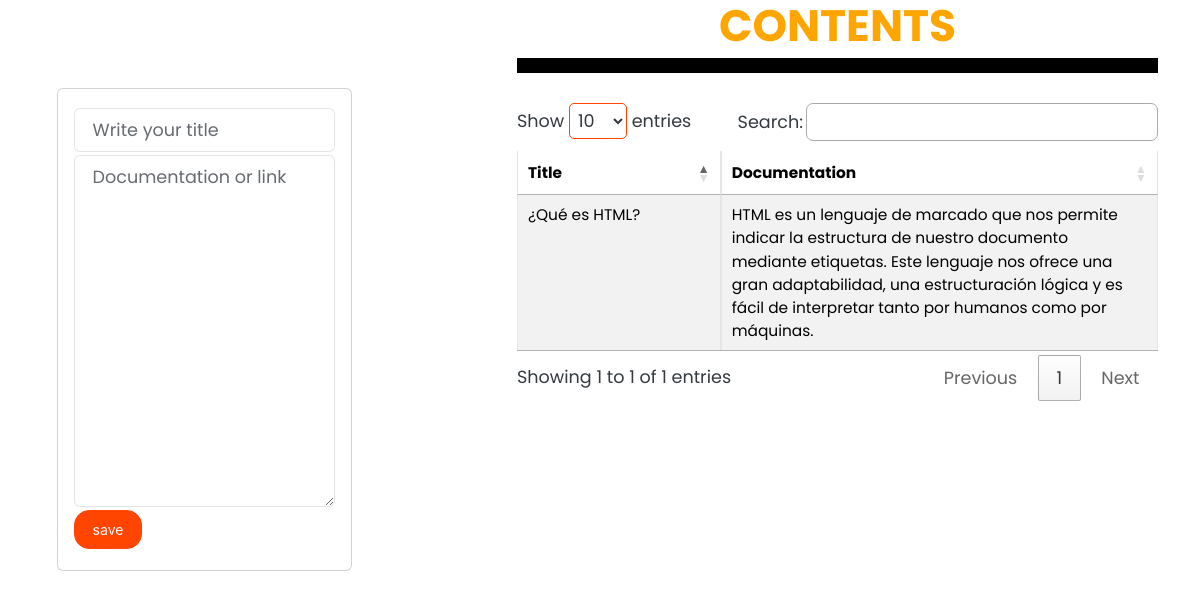
The page /html/documentation on the database its author committed.
### tables this page shows
CREATE TABLE html (title TEXT NOT NULL, documentation TEXT NOT NULL);

### app.py (the view)
@app.route('/html/documentation')
def return_htmldoc():
    cursor = connection.cursor()
    cursor.execute('SELECT * FROM html')
    docum = cursor.fetchall()
    return render_template('htmlpage.html', documentations = docum)

### templates/htmlpage.html (shortened to what this page needs)
{% extends 'layout.html' %}
{%block body%}
<!DOCTYPE html>
<html lang="en">
<head>
    <link rel="stylesheet" href="{{ url_for('static', filename = './css/html.css')}}">
</head>
<body>
<div class="row">
    <div class="col-md-5">
    <div class="card card-body">
        <form action="\html" method="POST">
            <div class="form-group">
            <input type="text" class="form-control" name="title" placeholder="Write your title" required>
            </div>
            <div class="form-group">
            <div class="input1">
            <textarea class="form-control" name="doc" rows="4" cols="30" placeholder="Documentation or link" required></textarea>
            </div>
            </div>
            <div class="form-group">
            <button class="btn btn-primary btn-block" type="submit">save</button>
            </div>
        </form>
    </div>
    </div>
    <div class="col-md-7">
        <h1>CONTENTS</h1>
        <table id="nodejstable" class="table table-striped table-bordered bg-white table-5m ">
            <thead>
                <tr>
                    <th class="title">Title</th>
                    <th class="documentation">Documentation</th>
                </tr>
            </thead>
            <tbody>
                {% for documentation in documentations %}
                <tr>
                    <td>{{ documentation[0] }}</td>
                    <td>{{ documentation[1] }}</td>
                </tr>
                {% endfor %}
            </tbody>
        </table>
    </div>
</div>
</body>
</html>
{% endblock %}

### static/css/html.css (style rules this page uses)
body { font-family: 'Poppins'; background: url('https://i.pinimg.com/564x/61/35/42/6135420122956ee4d93db4db5223b775.jpg'); background-repeat: repeat-y; background-size: 40%; }
.col-md-5 { padding-top: 5em; }
.form-control { margin-top: 3px; }
.btn { margin-top: 3px; background-color: orangered; border-color: orangered; margin-bottom: 5px; }
.title { width: 8em; }
.documentation { width: 20em; }
.card { margin-left: 15px; margin-right: 8em; }
.col-md-7 h1 { color: orange; text-align: center; font-weight: 100px; border-bottom: 15px solid black; padding-bottom: 5px; margin-bottom: 10px; }
.input1 .form-control { height: 20em; font-display:initial; }

### rows shown on the page
html: title "¿Qué es HTML?", documentation "HTML es un lenguaje de marcado que nos permite indicar la estructura de nuestro documento mediante etiquetas. Este lenguaje nos ofrece una gran adaptabilidad, una estructuración lógica y es fácil de interpretar tanto por humanos como por máquinas."
